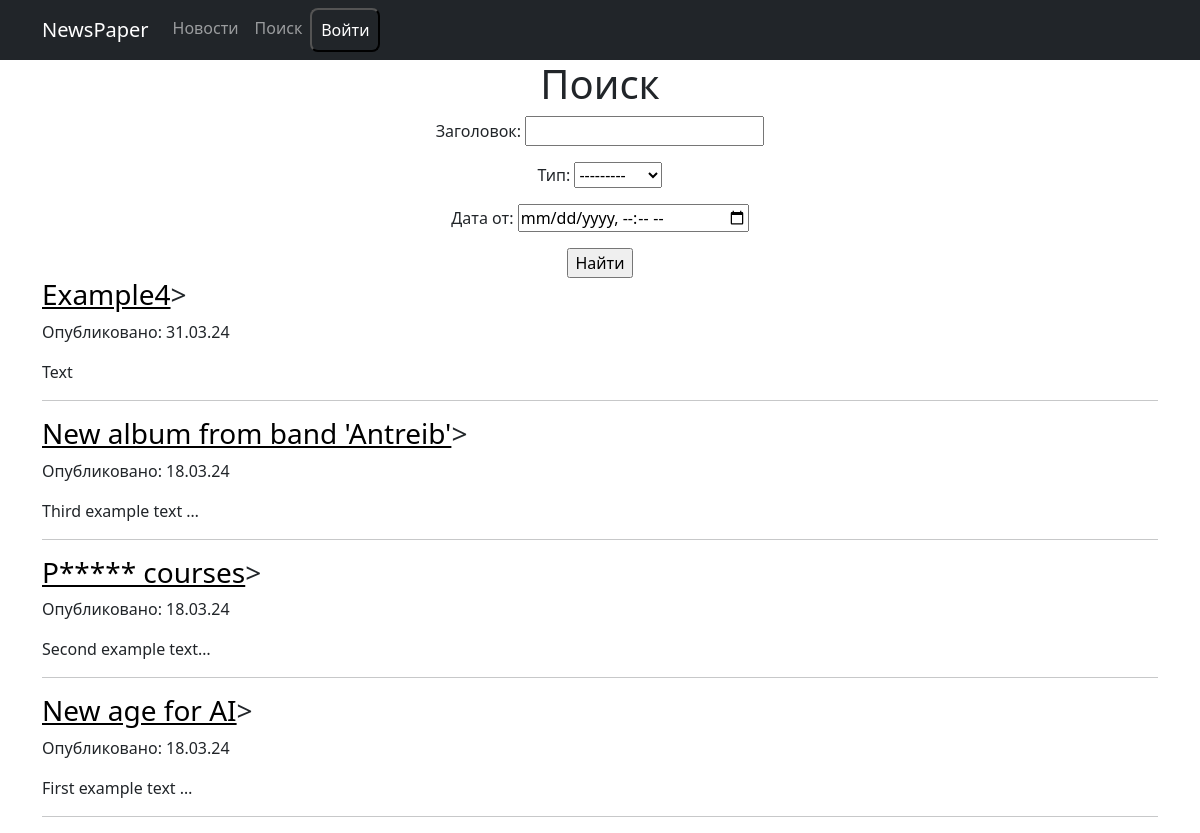
Page /news/search/ on the earlier database version.
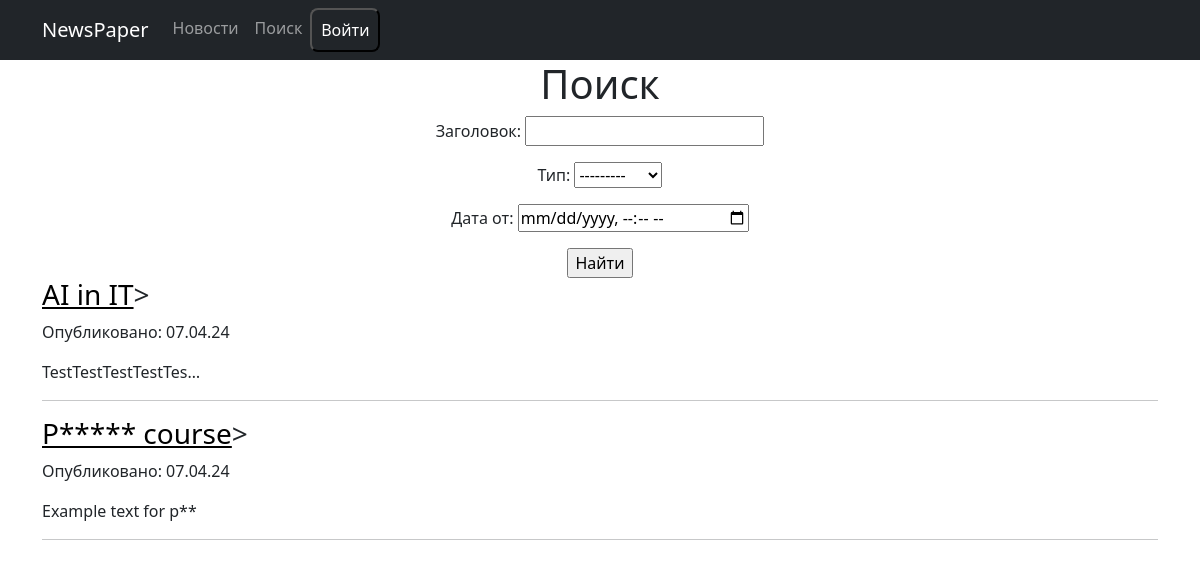
Same page on the later database version.
### news/models.py (models this page shows, shortened)
class Post(models.Model):
    author = models.ForeignKey(Author, on_delete=models.CASCADE)
    post_type = models.CharField(max_length=20, choices=ptype)
    post_data_time = models.DateTimeField(auto_now_add=True)
    category = models.ManyToManyField(Category, through="PostCategory")
    title = models.CharField(max_length=20)
    text = models.TextField()
    post_rating = models.IntegerField(default=0)

### news/views.py (the view)
# urls.py: path('news/search/', NewsSearch.as_view(), name='search'),
class NewsSearch(NewsList):
    template_name = 'search.html'

### news/templatetags/custom_filters.py (called while the page is built)
@register.filter()
def censor(value):
    cheak_word = value.split()
    for word in cheak_word:
        if word[0].lower() == "p":
            id_word = cheak_word.index(word)
            cen_word = word[0]
            for i in range(len(word)-1):
                cen_word+= "*"
            cheak_word.remove(word)
            cheak_word.insert(id_word, cen_word)
    value = " ".join(cheak_word)
    return f'{value}'

### news/views.py (called while the page is built)
    def get_queryset(self):
        queryset = super().get_queryset()
        self.filterset = PostFilter(self.request.GET, queryset)
        return self.filterset.qs

    def get_context_data(self, **kwargs):
        context = super().get_context_data(**kwargs)
        context['filterset'] = self.filterset
        return context

### templates/search.html
{% extends 'flatpages/default.html' %}
{% load custom_filters %}
{% block content %}
<h1>Поиск</h1>
<form action="" method="get">
       {{ filterset.form.as_p }}
       <input type="submit" value="Найти" />
   </form>
{% for new in news %}
    <h3 align="left"><a href="/{{ new.post_type }}/{{ new.id }}/" style="color: black">{{ new.title|censor }}</a>></h3>
    <p align="left">Опубликовано: {{ new.post_data_time|date:"d.m.y" }}</p>
    <p align="justify">{{ new.text|truncatechars:20|capfirst|censor }}</p>
    <hr>
{% endfor %}
{% endblock content %}

Differences in the rows shown:
removed Post: title|censor "Example4", post_data_time "31.03.24", text|censor "Text"
removed Post: title|censor "New album from band 'Antreib'", post_data_time "18.03.24", text|censor "Third example text …"
removed Post: title|censor "New age for AI", post_data_time "18.03.24", text|censor "First example text …"
added Post: title|censor "AI in IT", post_data_time "07.04.24", text|censor "TestTestTestTestTes…"
changed Post: title|censor "P***** courses" → "P***** course"; post_data_time "18.03.24" → "07.04.24"; text|censor "Second example text…" → "Example text for p**"
